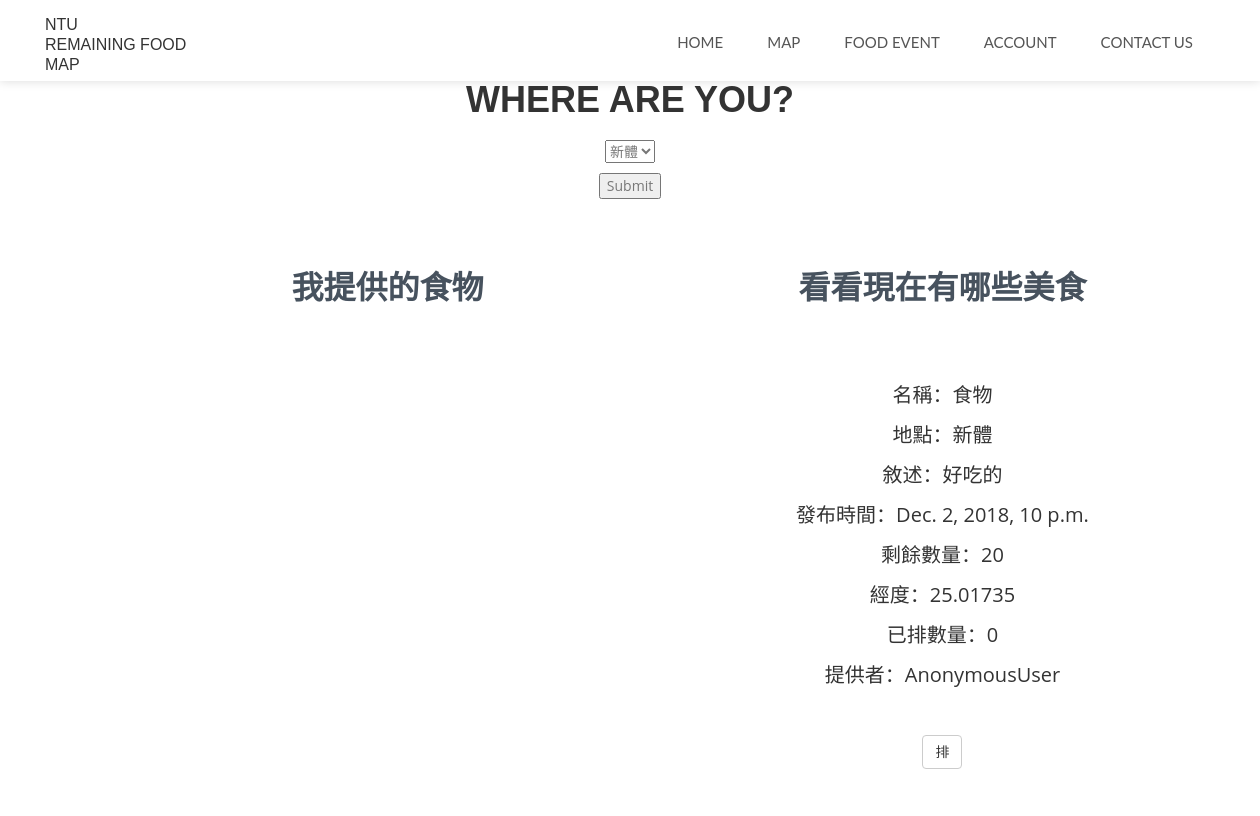
Page /food/ on the earlier database version.
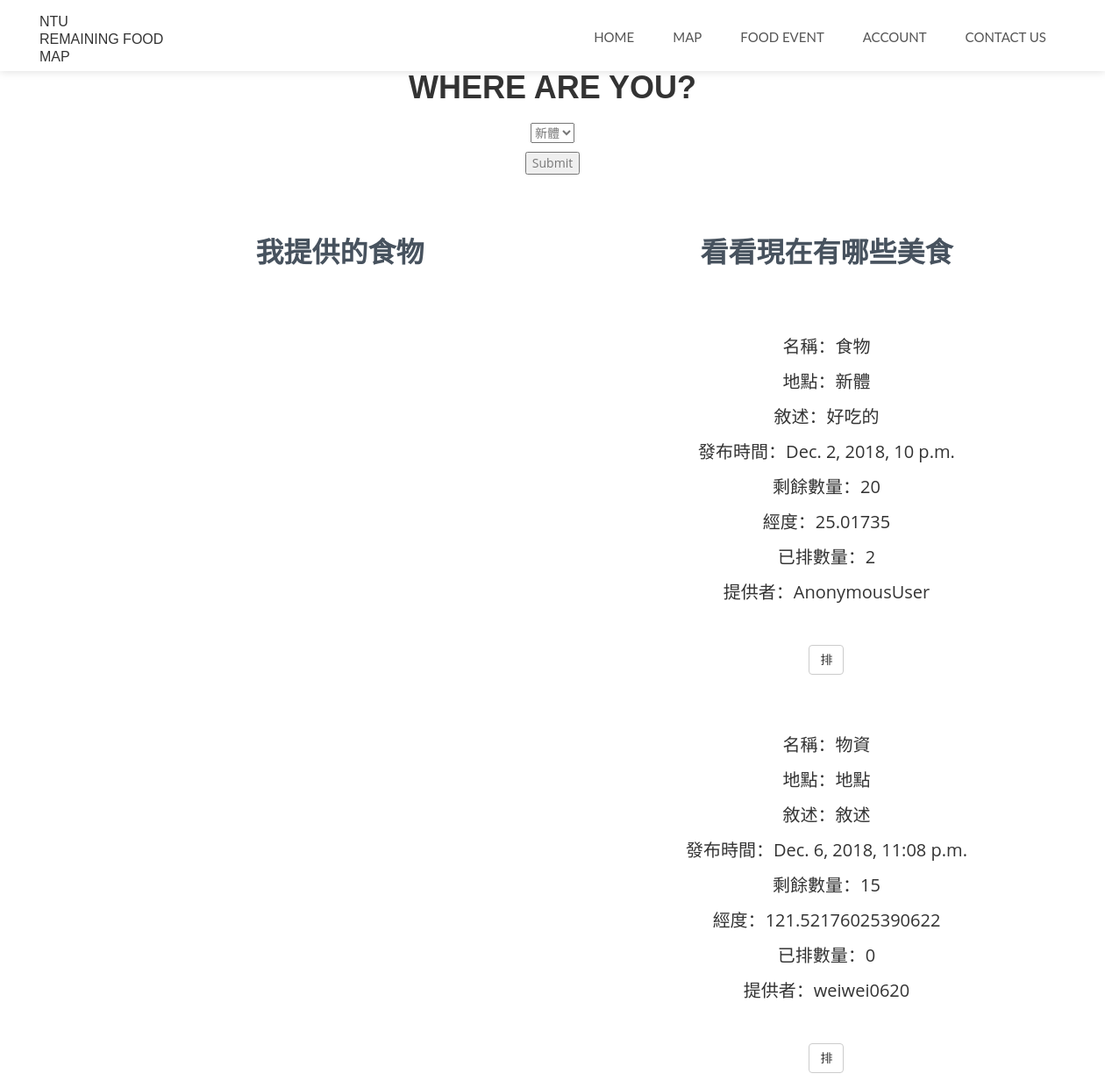
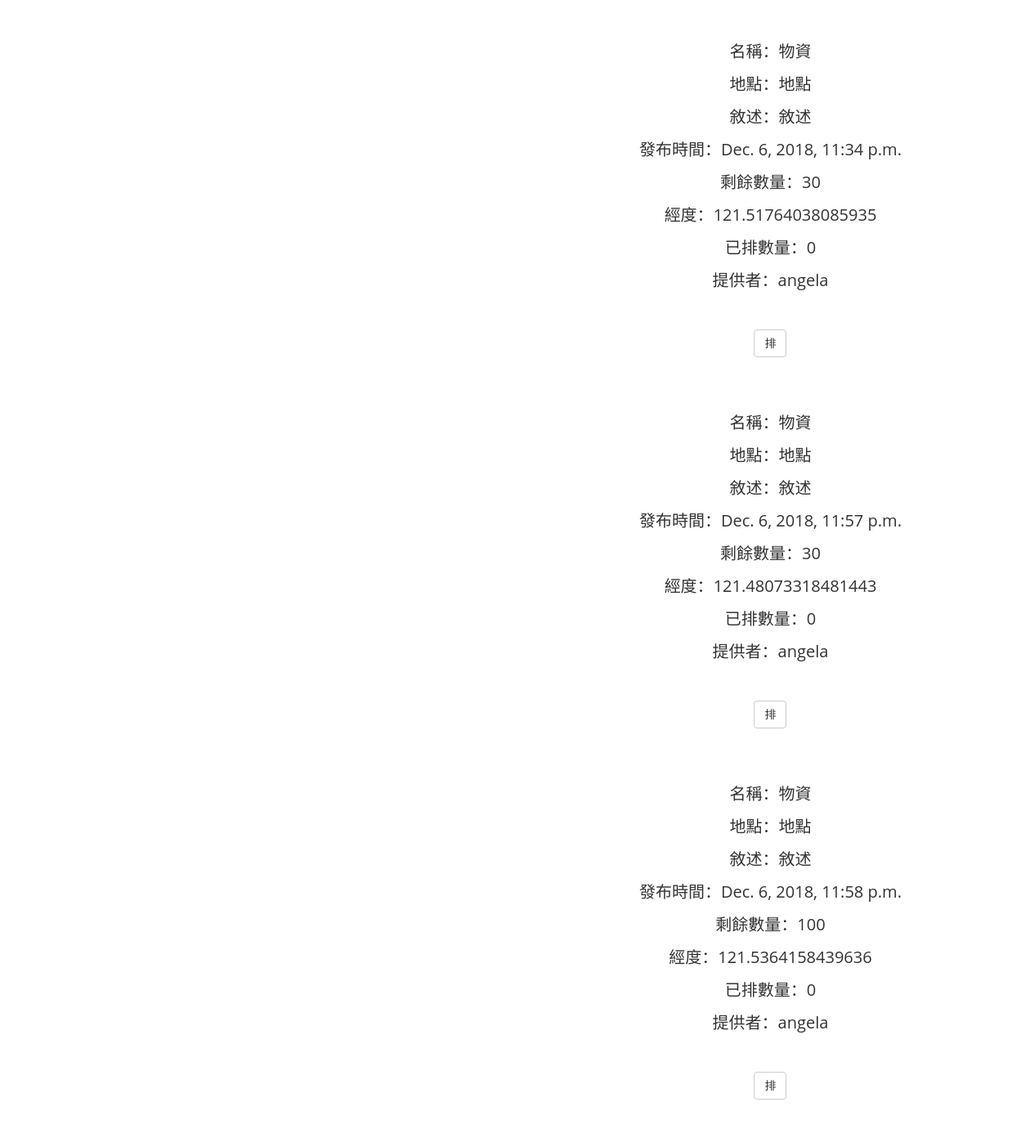
Same page on the later database version (2 pictures, top to bottom).
### foodevent/models.py (models this page shows, shortened)
class FoodEvent(models.Model):
	place = models.CharField(max_length=64)
	resource = models.CharField(max_length=64)
	description = models.CharField(max_length=128)
	amount = models.IntegerField(default = 0)
	pai_amount = models.IntegerField(default = 0)
	time = models.DateTimeField(default=datetime.now, blank=True)
	lon = models.FloatField(default = 25.017350,blank = True)
	lat = models.FloatField(default = 121.539794,blank = True)
	provider = models.CharField(max_length=20, default = "Anonymous provider")

### bentomap/views.py (the view)
# urls.py: path('food/', views.food, name = 'food'),
def food(request):
	if "myplace" in request.POST:
		myplace = request.POST['myplace']
		place = Place.objects.get(name=myplace)
		unsort_foodevents = FoodEvent.objects.all().order_by('id')
		dist = []
		for i in unsort_foodevents:
			dist.append(count_dis(i.lon,i.lat,place.lon,place.lat))
		foodevents = [x for _,x in sorted(zip(dist,unsort_foodevents))]
	else:
		foodevents = FoodEvent.objects.all().order_by('id')
	if "pai" in request.POST:
		foodid = request.POST['pai']
		food = FoodEvent.objects.get(id = foodid)
		foodamount = food.pai_amount
		FoodEvent.objects.filter(id = foodid).update(pai_amount = foodamount + 1)
	if "finish" in request.POST:
		foodid = request.POST['finish']
		FoodEvent.objects.filter(id = foodid).delete()
	if "edit_amount" in request.POST:
		fid = request.POST['fid']
		new_amount = request.POST['edit_amount']
		FoodEvent.objects.filter(id = fid).update(amount = new_amount)
	return render(request, 'food.html', locals())

### templates/food.html (shortened to what this page needs)
<!DOCTYPE html>
<html lang="zh">
{% load  staticfiles %}
<head>
    <link href="{% static 'css/bootstrap.css' %}" rel="stylesheet" type="text/css" />
    <link href="{% static 'css/style_food.css' %}" rel="stylesheet" type="text/css" />
    <link href="{% static 'fonts/font-awesome/css/font-awesome.css' %}" rel="stylesheet" type="text/css" />
</head>
<body>
  <nav id="menu" class="navbar navbar-default navbar-fixed-top">
	  <div class="container">
	    <div class="navbar-header">
	      <a class="navbar-brand page-scroll" href="">NTU<br>Remaining Food<br>Map</a>
			</div>
	    <div class="collapse navbar-collapse" id="bs-example-navbar-collapse-1">
	      <ul class="nav navbar-nav navbar-right">
	        <li><a href="{% url 'home' %}" class="page-scroll">Home</a></li>
	        <li><a href="#map-section" class="page-scroll">Map</a></li>
	        <li><a href="{% url 'food' %}" class="page-scroll">Food Event</a></li>
	        <li><a href="/accounts/" class="page-scroll">Account</a></li>
	        <li><a href="" class="page-scroll">Contact us</a></li>
	      </ul>
	    </div>
	  </div>
	</nav>
	<section id="map-section" class="text-center">
	<h2>where are you?</h2>
	<form action="" method="post">
		<select name="myplace">
		  <option value="新體">新體</option>
		</select>
		<input type="submit" value="Submit">
	</form>
		<div class="container">
				<div class="col-md-12">
						<div class="col-md-6">
							<br><br><br>
							<p>我提供的食物</p>
							<br>
						</div>
					<div class="col-md-6">
						<br><br><br>
						<p>看看現在有哪些美食</p>
						<br>
						{% for food in foodevents %}
						<form action="" method="post">
							<div class = "events">
								名稱：{{food.resource}} <br>
								地點：{{food.place}} <br>
								敘述：{{food.description}} <br>
								發布時間：{{food.time}} <br>
								剩餘數量：{{food.amount}} <br>
								經度：{{food.lon}} <br>
								已排數量：{{food.pai_amount}} <br>
								提供者：{{food.provider}} <br>
							</div>
							<div class="row form-group">
								<div class="col-sm-12 text-center">
									<button type="submit" class="btn btn-default" name = "pai" value = {{food.id}} >排</button>
								</div>
							</div>
						</form>
						{% endfor %}
					</div>
				</div>
		</div>
	</section>
</body>
</html>

### static/css/style_food.css (style rules this page uses)
body, html { font-family: 'Open Sans', sans-serif; text-rendering: optimizeLegibility !important; -webkit-font-smoothing: antialiased !important; color: #777; font-weight: 400; width: 100% !important; height: 100% !important; }
h2, h3, h4 { font-family: 'Raleway', sans-serif; }
h2 { text-transform: uppercase; margin: 0 0 20px 0; font-weight: 800; font-size: 36px; color: #333; }
p { font-size: 15px; }
a { color: #608dfd; font-weight: 400; }
ul, ol { list-style: none; }
ul, ol { padding: 0; webkit-padding: 0; moz-padding: 0; }
#menu { padding: 15px; transition: all 0.8s; }
#menu.navbar-default { background-color: #fff; border-color: rgba(231, 231, 231, 0); box-shadow: 0 0 10px rgba(0,0,0,0.15) }
#menu a.navbar-brand { font-family: 'Raleway', sans-serif; font-size: 16px; font-weight: 500; color: #333; text-transform: uppercase; }
#menu.navbar-default .navbar-nav > li > a { font-family: 'Lato', sans-serif; text-transform: uppercase; color: #555; font-size: 15px; font-weight: 400; padding: 8px 2px; border-radius: 0; margin: 9px 20px 0 20px; }
#menu.navbar-default .navbar-nav > li > a:after { display: block; position: absolute; left: 0; bottom: -1px; width: 0; height: 2px; background: linear-gradient(to right, #6372ff 0%, #5ca9fb 100%); content: ""; transition: width 0.2s; }
#map-section { background: #fff; padding: 80px; }
#map-section p { color: #47525E; font-size: 32px; font-weight: 700; line-height: 36px; }
#map-section input { display: block; margin: 10px; }
.events { color: #333333; margin: 1em; font-size: 20px; padding: 1em; line-height: 2em; float: left; }
form { display: inline-block; }

Differences in the rows shown:
changed FoodEvent "食物": pai_amount "0" → "2"
added FoodEvent: resource "物資", place "地點", description "敘述", time "Dec. 6, 2018, 11:08 p.m.", amount "15", lon "121.52176025390622", pai_amount "0", provider "weiwei0620", {{ food.id }} 10 (drawn)
added FoodEvent: resource "物資", place "地點", description "敘述", time "Dec. 6, 2018, 11:34 p.m.", amount "30", lon "121.51764038085935", pai_amount "0", provider "angela", {{ food.id }} 11 (drawn)
added FoodEvent: resource "物資", place "地點", description "敘述", time "Dec. 6, 2018, 11:57 p.m.", amount "30", lon "121.48073318481443", pai_amount "0", provider "angela", {{ food.id }} 12 (drawn)
added FoodEvent: resource "物資", place "地點", description "敘述", time "Dec. 6, 2018, 11:58 p.m.", amount "100", lon "121.5364158439636", pai_amount "0", provider "angela", {{ food.id }} 13 (drawn)
